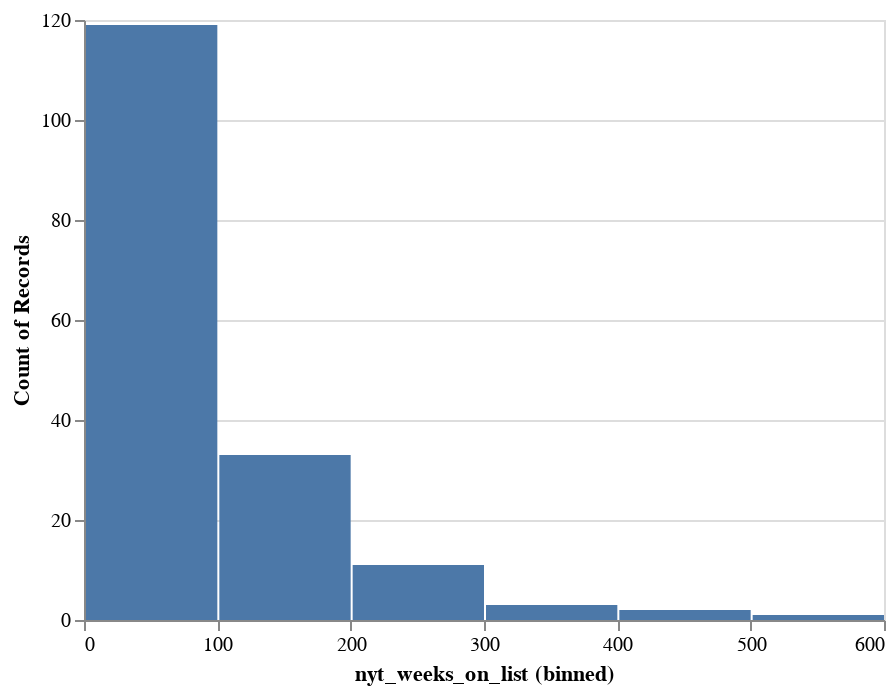

Source (notebook cell):
### Code cell
# Quantitative Univariate Visual Summaries
alt.Chart(amazon_book).mark_bar().encode(
    x = alt.X("nyt_weeks_on_list", bin = True),
    y = 'count()'
)

### Figure 1 — Vega-Lite specification as saved in the notebook (floating-point values rounded to 4 significant figures; data arrays with more than 128 entries replaced by an {"elided": "..."} marker saying what was removed)
{"config": {"view": {"continuousWidth": 400, "continuousHeight": 300}}, "data": {"name": "data-287baa4ff8aeb7bd4f49dcbf6f86ddc1"}, "mark": "bar", "encoding": {"x": {"bin": true, "field": "nyt_weeks_on_list", "type": "quantitative"}, "y": {"aggregate": "count", "type": "quantitative"}}, "$schema": "https://vega.github.io/schema/vega-lite/v4.17.0.json", "datasets": {"data-287baa4ff8aeb7bd4f49dcbf6f86ddc1": {"elided": "169 records"}}}
